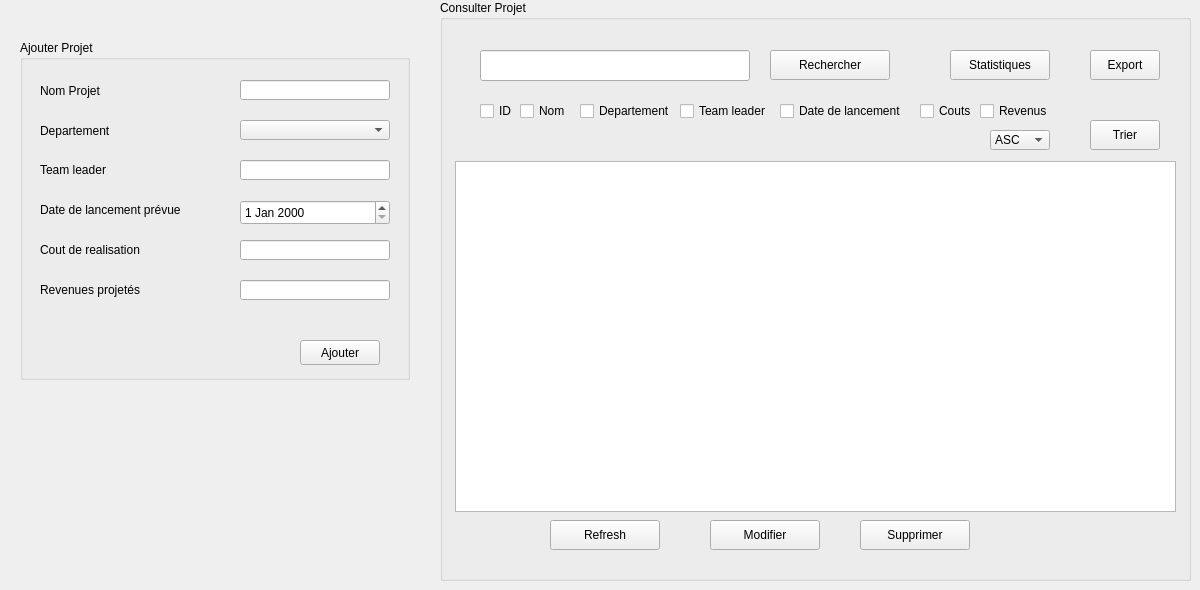
        <widget class="QWidget" name="Projet_2">
         <attribute name="title">
          <string>Projet</string>
         </attribute>
         <widget class="QGroupBox" name="groupBoxAjouterP_5">
          <property name="geometry">
           <rect>
            <x>20</x>
            <y>40</y>
            <width>390</width>
            <height>340</height>
           </rect>
          </property>
          <property name="title">
           <string>Ajouter Projet</string>
          </property>
          <widget class="QLabel" name="label_88">
           <property name="geometry">
            <rect>
             <x>20</x>
             <y>40</y>
             <width>91</width>
             <height>21</height>
            </rect>
           </property>
           <property name="text">
            <string>Nom Projet</string>
           </property>
          </widget>
          <widget class="QLabel" name="label_89">
           <property name="geometry">
            <rect>
             <x>20</x>
             <y>80</y>
             <width>101</width>
             <height>21</height>
            </rect>
           </property>
           <property name="text">
            <string>Departement</string>
           </property>
          </widget>
          <widget class="QLabel" name="label_90">
           <property name="geometry">
            <rect>
             <x>20</x>
             <y>120</y>
             <width>90</width>
             <height>20</height>
            </rect>
           </property>
           <property name="text">
            <string>Team leader</string>
           </property>
          </widget>
          <widget class="QLabel" name="label_91">
           <property name="geometry">
            <rect>
             <x>20</x>
             <y>160</y>
             <width>180</width>
             <height>20</height>
            </rect>
           </property>
           <property name="text">
            <string>Date de lancement prévue</string>
           </property>
          </widget>
          <widget class="QLabel" name="label_92">
           <property name="geometry">
            <rect>
             <x>20</x>
             <y>240</y>
             <width>130</width>
             <height>20</height>
            </rect>
           </property>
           <property name="text">
            <string>Revenues projetés</string>
           </property>
          </widget>
          <widget class="QDateEdit" name="dateEditLancementP_3">
           <property name="geometry">
            <rect>
             <x>220</x>
             <y>160</y>
             <width>150</width>
             <height>25</height>
            </rect>
           </property>
          </widget>
          <widget class="QLineEdit" name="lineEditNomP_3">
           <property name="geometry">
            <rect>
             <x>220</x>
             <y>40</y>
             <width>150</width>
             <height>20</height>
            </rect>
           </property>
          </widget>
          <widget class="QLineEdit" name="lineEditTeamLeaderP_3">
           <property name="geometry">
            <rect>
             <x>220</x>
             <y>120</y>
             <width>150</width>
             <height>20</height>
            </rect>
           </property>
          </widget>
          <widget class="QLineEdit" name="lineEditCoutP_3">
           <property name="geometry">
            <rect>
             <x>220</x>
             <y>200</y>
             <width>150</width>
             <height>20</height>
            </rect>
           </property>
          </widget>
          <widget class="QLineEdit" name="lineEditRevenuesP_3">
           <property name="geometry">
            <rect>
             <x>220</x>
             <y>240</y>
             <width>150</width>
             <height>20</height>
            </rect>
           </property>
          </widget>
          <widget class="QLabel" name="label_93">
           <property name="geometry">
            <rect>
             <x>20</x>
             <y>200</y>
             <width>140</width>
             <height>20</height>
            </rect>
           </property>
           <property name="text">
            <string>Cout de realisation</string>
           </property>
          </widget>
          <widget class="QPushButton" name="pushButtonAjouter_3">
           <property name="geometry">
            <rect>
             <x>280</x>
             <y>300</y>
             <width>80</width>
             <height>25</height>
            </rect>
           </property>
           <property name="text">
            <string>Ajouter</string>
           </property>
          </widget>
          <widget class="QComboBox" name="comboBoxDepartementP_3">
           <property name="geometry">
            <rect>
             <x>220</x>
             <y>80</y>
             <width>150</width>
             <height>20</height>
            </rect>
           </property>
           <item>
            <property name="text">
             <string/>
            </property>
           </item>
           <item>
            <property name="text">
             <string>Ressources Humaines</string>
            </property>
           </item>
           <item>
            <property name="text">
             <string>Stock</string>
            </property>
           </item>
           <item>
            <property name="text">
             <string>Achats</string>
            </property>
           </item>
           <item>
            <property name="text">
             <string>Ventes</string>
            </property>
           </item>
           <item>
            <property name="text">
             <string>Ameliorations</string>
            </property>
           </item>
           <item>
            <property name="text">
             <string>Materiel</string>
            </property>
           </item>
          </widget>
         </widget>
         <widget class="QGroupBox" name="groupBoxConsulterP_5">
          <property name="geometry">
           <rect>
            <x>440</x>
            <y>0</y>
            <width>751</width>
            <height>581</height>
           </rect>
          </property>
          <property name="title">
           <string>Consulter Projet</string>
          </property>
          <widget class="QLineEdit" name="lineEditRP_3">
           <property name="geometry">
            <rect>
             <x>40</x>
             <y>50</y>
             <width>270</width>
             <height>31</height>
            </rect>
           </property>
          </widget>
          <widget class="QPushButton" name="pushButtonRechercheP_3">
           <property name="geometry">
            <rect>
             <x>330</x>
             <y>50</y>
             <width>120</width>
             <height>30</height>
            </rect>
           </property>
           <property name="text">
            <string>Rechercher</string>
           </property>
          </widget>
          <widget class="QCheckBox" name="checkBoxNomP_3">
           <property name="geometry">
            <rect>
             <x>80</x>
             <y>100</y>
             <width>60</width>
             <height>22</height>
            </rect>
           </property>
           <property name="text">
            <string>Nom</string>
           </property>
          </widget>
          <widget class="QCheckBox" name="checkBoxTeamLeaderP_3">
           <property name="geometry">
            <rect>
             <x>240</x>
             <y>100</y>
             <width>97</width>
             <height>22</height>
            </rect>
           </property>
           <property name="text">
            <string>Team leader</string>
           </property>
          </widget>
          <widget class="QCheckBox" name="checkBoxDepartementP_3">
           <property name="geometry">
            <rect>
             <x>140</x>
             <y>100</y>
             <width>97</width>
             <height>22</height>
            </rect>
           </property>
           <property name="text">
            <string>Departement</string>
           </property>
          </widget>
          <widget class="QCheckBox" name="checkBoxDateLancementP_3">
           <property name="geometry">
            <rect>
             <x>340</x>
             <y>100</y>
             <width>140</width>
             <height>22</height>
            </rect>
           </property>
           <property name="text">
            <string>Date de lancement</string>
           </property>
          </widget>
          <widget class="QCheckBox" name="checkBoxCoutsP_3">
           <property name="geometry">
            <rect>
             <x>480</x>
             <y>100</y>
             <width>70</width>
             <height>22</height>
            </rect>
           </property>
           <property name="text">
            <string>Couts</string>
           </property>
          </widget>
          <widget class="QPushButton" name="pushButtonModifier_3">
           <property name="geometry">
            <rect>
             <x>270</x>
             <y>520</y>
             <width>110</width>
             <height>30</height>
            </rect>
           </property>
           <property name="text">
            <string>Modifier</string>
           </property>
           <property name="checkable">
            <bool>true</bool>
           </property>
          </widget>
          <widget class="QPushButton" name="pushButtonSupprimer_3">
           <property name="geometry">
            <rect>
             <x>420</x>
             <y>520</y>
             <width>110</width>
             <height>30</height>
            </rect>
           </property>
           <property name="text">
            <string>Supprimer</string>
           </property>
          </widget>
          <widget class="QPushButton" name="pushButtonExportP_3">
           <property name="geometry">
            <rect>
             <x>650</x>
             <y>50</y>
             <width>70</width>
             <height>30</height>
            </rect>
           </property>
           <property name="text">
            <string>Export</string>
           </property>
          </widget>
          <widget class="QPushButton" name="pushButtonStat_3">
           <property name="geometry">
            <rect>
             <x>510</x>
             <y>50</y>
             <width>100</width>
             <height>30</height>
            </rect>
           </property>
           <property name="text">
            <string>Statistiques</string>
           </property>
          </widget>
          <widget class="QTableView" name="tableViewP_3">
           <property name="geometry">
            <rect>
             <x>15</x>
             <y>161</y>
             <width>721</width>
             <height>351</height>
            </rect>
           </property>
           <property name="sortingEnabled">
            <bool>false</bool>
           </property>
           <property name="cornerButtonEnabled">
            <bool>true</bool>
           </property>
           <attribute name="verticalHeaderVisible">
            <bool>false</bool>
           </attribute>
           <attribute name="verticalHeaderHighlightSections">
            <bool>false</bool>
           </attribute>
          </widget>
          <widget class="QCheckBox" name="checkBoxIDP_3">
           <property name="geometry">
            <rect>
             <x>40</x>
             <y>100</y>
             <width>40</width>
             <height>22</height>
            </rect>
           </property>
           <property name="text">
            <string>ID</string>
           </property>
          </widget>
          <widget class="QCheckBox" name="checkBoxRevenusP_3">
           <property name="geometry">
            <rect>
             <x>540</x>
             <y>100</y>
             <width>80</width>
             <height>22</height>
            </rect>
           </property>
           <property name="text">
            <string>Revenus</string>
           </property>
          </widget>
          <widget class="QPushButton" name="pushButtonRefreshP_3">
           <property name="geometry">
            <rect>
             <x>110</x>
             <y>520</y>
             <width>110</width>
             <height>30</height>
            </rect>
           </property>
           <property name="text">
            <string>Refresh</string>
           </property>
          </widget>
          <widget class="QPushButton" name="pushTrierP_3">
           <property name="geometry">
            <rect>
             <x>650</x>
             <y>120</y>
             <width>70</width>
             <height>30</height>
            </rect>
           </property>
           <property name="text">
            <string>Trier</string>
           </property>
          </widget>
          <widget class="QComboBox" name="comboBoxP_3">
           <property name="geometry">
            <rect>
             <x>550</x>
             <y>130</y>
             <width>60</width>
             <height>20</height>
            </rect>
           </property>
           <item>
            <property name="text">
             <string>ASC</string>
            </property>
           </item>
           <item>
            <property name="text">
             <string>DESC</string>
            </property>
           </item>
          </widget>
         </widget>
         <widget class="QWidget" name="verticalLayoutWidget_2">
          <property name="geometry">
           <rect>
            <x>0</x>
            <y>0</y>
            <width>2</width>
            <height>2</height>
           </rect>
          </property>
          <layout class="QVBoxLayout" name="verticalLayout_9"/>
         </widget>
        </widget>
